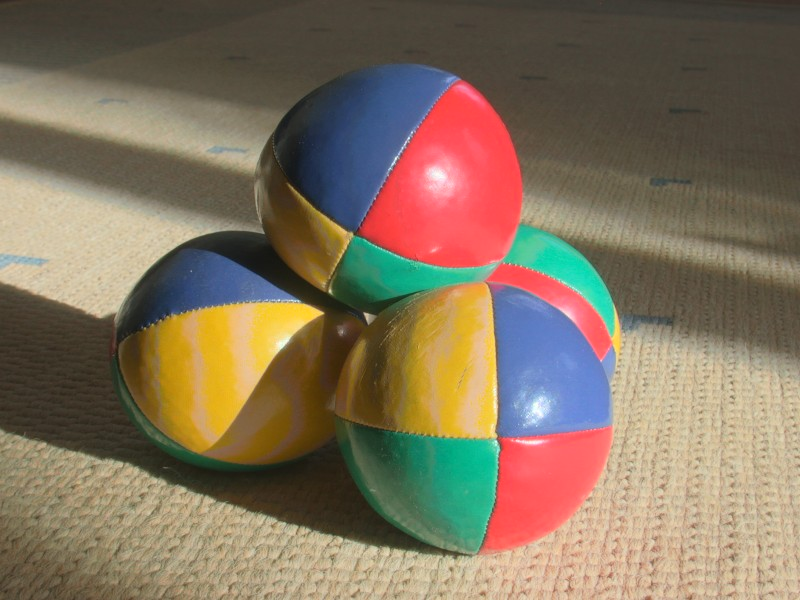
//> input picture sample.jpg, 800 x 600 px
$ ./ex7 sample.jpg   (built with g++ and OpenCV 4)
//> lines starting //> are read from the running program, lines starting //| are printed output that depends on the picture; after the words box and inside, x2 and y2 are one past the last pixel; in counts of white or black regions, pixels touching at a corner belong together
#include <iostream>
#include <opencv2/core.hpp>
#include <opencv2/highgui.hpp>
#include <opencv2/imgcodecs.hpp>
#include <opencv2/imgproc.hpp>
#include <chrono>

using namespace std;
using namespace cv;
using namespace std::chrono;

int main(int argc, char **argv){

    auto start = high_resolution_clock::now();

    if(argc < 2){
        cerr << "Usage: ./ex7 <input_img>\nExample: ./ex7 images/lena.ppm " << endl;
        return -1;
    }

    Mat image = imread(argv[1],CV_LOAD_IMAGE_COLOR);
//> image is the input picture: 600 rows x 800 cols, CV_8UC3; mean B, G, R 93.5, 114.7, 130.9
    Mat gray;
    cvtColor(image, gray, COLOR_BGR2GRAY);
    int numPixels = image.total();
//> numPixels = 480000

    vector<Mat> bgr_planes;
    split(image, bgr_planes);
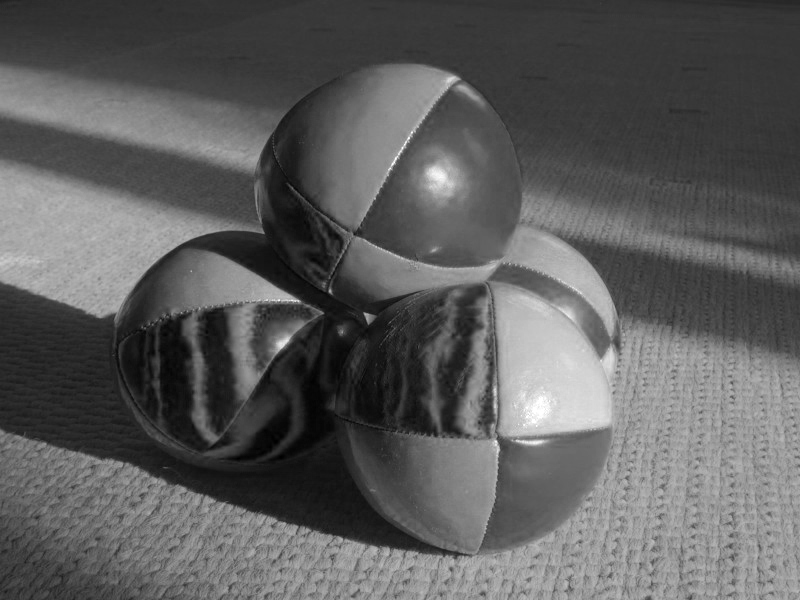
//> bgr_planes[0]: 600 rows x 800 cols, CV_8UC1; min 0, max 255, mean 93.5
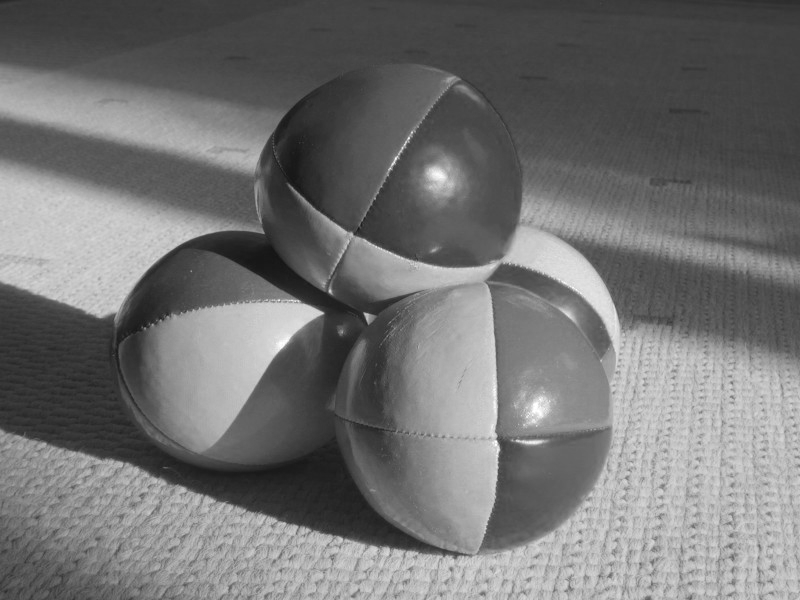
//> bgr_planes[1]: 600 rows x 800 cols, CV_8UC1; min 19, max 255, mean 114.7
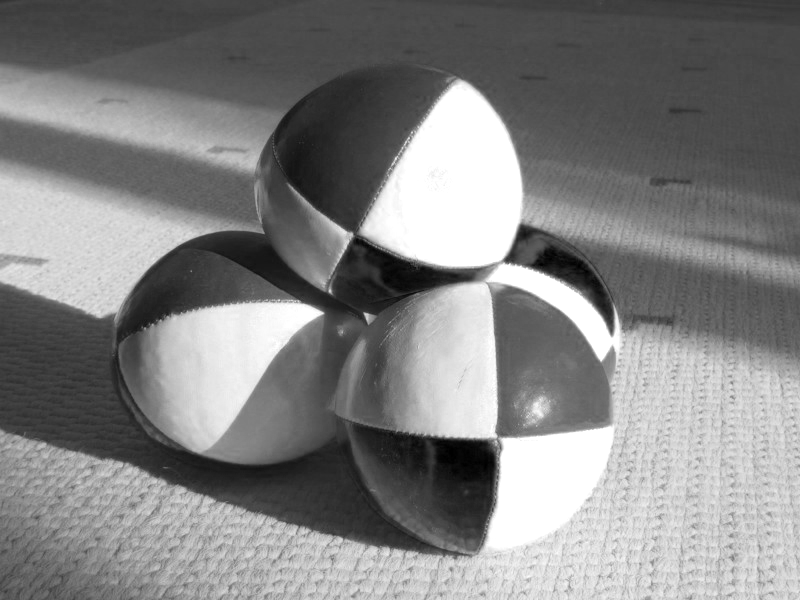
//> bgr_planes[2]: 600 rows x 800 cols, CV_8UC1; min 0, max 255, mean 130.9


    Mat histBlue = Mat::zeros(256, 1, CV_32F);
    Mat histRed = Mat::zeros(256, 1, CV_32F);
    Mat histGreen = Mat::zeros(256, 1, CV_32F);
    Mat hist2gray = Mat::zeros(256, 1, CV_32F);

    bgr_planes[0].convertTo(bgr_planes[0], CV_32F);
//> bgr_planes[0]: 600 rows x 800 cols, CV_32FC1
    bgr_planes[1].convertTo(bgr_planes[1], CV_32F);
//> bgr_planes[1]: 600 rows x 800 cols, CV_32FC1
    bgr_planes[2].convertTo(bgr_planes[2], CV_32F);
//> bgr_planes[2]: 600 rows x 800 cols, CV_32FC1
    gray.convertTo(gray, CV_32F);
//> gray: 600 rows x 800 cols, CV_32FC1

    double value, valueB, valueR, valueG;

    for (int i = 0; i < image.rows; i++)
    {
        for (int j = 0; j < image.cols; j++)
        {
            valueB = bgr_planes[0].at<float>(i,j);
            valueG = bgr_planes[1].at<float>(i,j);
            valueR = bgr_planes[2].at<float>(i,j);

            histBlue.at<float>(valueB) += 1;
            histRed.at<float>(valueR) += 1;
            histGreen.at<float>(valueG) += 1;


            value = gray.at<float>(i,j);
            hist2gray.at<float>(value) += 1;
        }
    }
//> this loop made 600 passes
//> (valueB, valueG, valueR, value) on passes 1 to 3: (41, 47, 58, 50), (40, 46, 57, 49), (40, 47, 56, 49)
//> after the loop, valueB = 154; valueG = 190; valueR = 208; histBlue = 256 values, max 16855 at index 56, min 8 at index 1, mean 1875; histRed = 256 values, max 29315 at index 255, min 32 at index 1, mean 1875; histGreen = 256 values, max 12612 at index 68, min 0 at index 0, mean 1875; value = 191; hist2gray = 256 values, max 13856 at index 68, min 0 at index 0, mean 1875


    Mat hist_img_blue(400, 512, CV_8UC3, Scalar(0, 0, 0));
    Mat hist_img_red(400, 512, CV_8UC3, Scalar(0, 0, 0));
    Mat hist_img_green(400, 512, CV_8UC3, Scalar(0, 0, 0));
    Mat hist_img_gray(400, 512, CV_8UC3, Scalar(0, 0, 0));
    Mat normalized_hist_blue, normalized_hist_red, normalized_hist_green, normalized_hist_gray;

    normalize(histBlue, normalized_hist_blue, 0, 400, NORM_MINMAX, -1, Mat());
//> normalized_hist_blue = 256 values, max 400 at index 56, min 0 at index 1, mean 44.33
    normalize(histRed, normalized_hist_red, 0, 400, NORM_MINMAX, -1, Mat());
//> normalized_hist_red = 256 values, max 400 at index 255, min 0 at index 1, mean 25.18
    normalize(histGreen, normalized_hist_green, 0, 400, NORM_MINMAX, -1, Mat());
//> normalized_hist_green = 256 values, max 400 at index 68, min 0 at index 0, mean 59.47
    normalize(hist2gray, normalized_hist_gray, 0, 400, NORM_MINMAX, -1, Mat());
//> normalized_hist_gray = 256 values, max 400 at index 68, min 0 at index 0, mean 54.13


    for(int i = 0; i < 256; i++){

        rectangle(hist_img_blue, Point(2 * i, hist_img_blue.rows - normalized_hist_blue.at<float>(i)),
			Point(2 * (i + 1), hist_img_blue.rows), Scalar(255,0,0), -1);

        rectangle(hist_img_red, Point(2 * i, hist_img_red.rows - normalized_hist_red.at<float>(i)),
			Point(2 * (i + 1), hist_img_red.rows), Scalar(0,0,255), -1);

        rectangle(hist_img_green, Point(2 * i, hist_img_green.rows - normalized_hist_green.at<float>(i)),
			Point(2 * (i + 1), hist_img_green.rows), Scalar(0,255,0), -1);

        rectangle(hist_img_gray, Point(2 * i, hist_img_gray.rows - normalized_hist_gray.at<float>(i)),
			Point(2 * (i + 1), hist_img_gray.rows), Scalar(255,255,255), -1);
    }
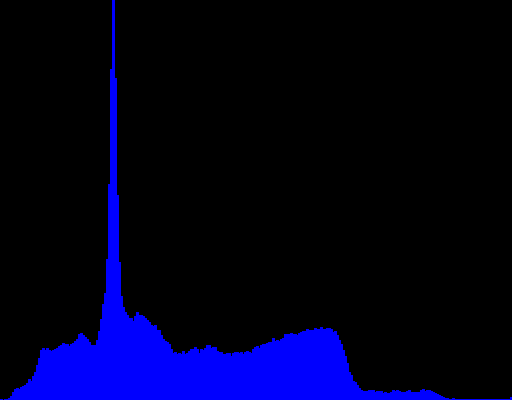
//> hist_img_blue: 400 rows x 512 cols, CV_8UC3; mean B, G, R 29.2, 0, 0
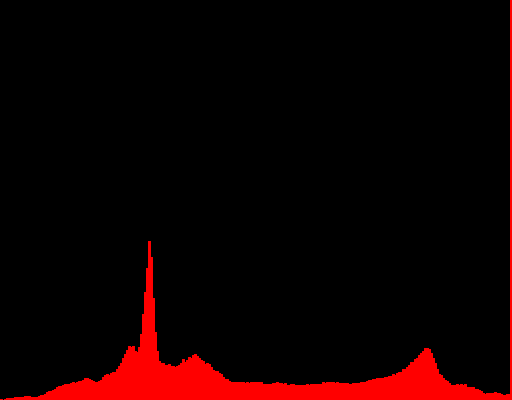
//> hist_img_red: 400 rows x 512 cols, CV_8UC3; mean B, G, R 0, 0, 16.7
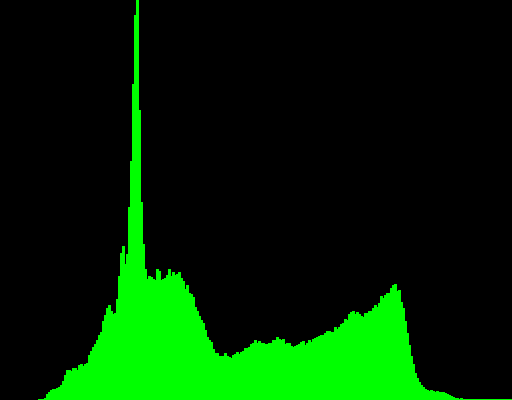
//> hist_img_green: 400 rows x 512 cols, CV_8UC3; mean B, G, R 0, 38.9, 0
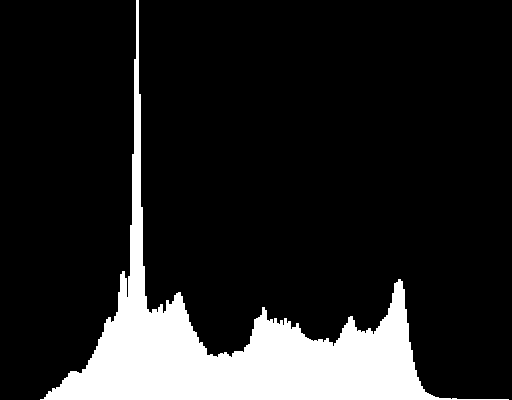
//> hist_img_gray: 400 rows x 512 cols, CV_8UC3; 14% white; 1 white region, box (x1, y1, x2, y2) and area: (40, 0, 509, 400) 28605

    // [15 lines of commented-out code are left out]

    double h1 = 0;
    for(int row = 0; row < histBlue.rows; ++row) {
        for(int col = 0; col < histBlue.cols; ++col) {
            double prob = (static_cast<double>(histBlue.at<float>(row,col))/static_cast<double>(numPixels));
            if(prob != 0){
                h1 = h1-prob*log2(prob);
            }
        }
    }
//> this loop made 256 passes
//> h1 on passes 1 to 3: 0.000324, 0.000589, 0.000999
//> after the loop, h1 = 7.35
    cout << "Entropy Blue: " << h1 << endl;
//| Entropy Blue: 7.35361

    double h2 = 0;
    for(int row = 0; row < histRed.rows; ++row) {
        for(int col = 0; col < histRed.cols; ++col) {
            double prob = (static_cast<double>(histRed.at<float>(row,col))/static_cast<double>(numPixels));
            if(prob != 0){
                h2 = h2-prob*log(prob);
            }
        }
    }
//> this loop made 256 passes
//> h2 on passes 1 to 3: 0.000955, 0.0016, 0.00295
//> after the loop, h2 = 5.18
    cout << "Entropy Red: " << h2 << endl;
//| Entropy Red: 5.18141

    double h3 = 0;
    for(int row = 0; row < histGreen.rows; ++row) {
        for(int col = 0; col < histGreen.cols; ++col) {
            double prob = (static_cast<double>(histGreen.at<float>(row,col))/static_cast<double>(numPixels));
            if(prob != 0){
                h3 = h3-prob*log2(prob);
            }
        }
    }
//> this loop made 256 passes
//> h3 on passes 1 to 3: 0, 0, 0
//> after the loop, h3 = 7.34
    cout << "Entropy Green: " << h3 << endl;
//| Entropy Green: 7.3405

    double h4 = 0;
    for(int row = 0; row < hist2gray.rows; ++row) {
        for(int col = 0; col < hist2gray.cols; ++col) {
            double prob = (static_cast<double>(hist2gray.at<float>(row,col))/static_cast<double>(numPixels));
            if(prob != 0){
                h4 = h4-prob*log2(prob);
            }
        }
    }
//> this loop made 256 passes
//> after the loop, h4 = 7.35
    cout << "Entropy Grayscale: " << h4 << endl;
//| Entropy Grayscale: 7.35495

    imwrite("histograms/blue_histogram.jpg",hist_img_blue);
    imwrite("histograms/red_histogram.jpg",hist_img_red);
    imwrite("histograms/green_histogram.jpg",hist_img_green);
    imwrite("histograms/grayscale_histogram.jpg",hist_img_gray);

    auto stop = high_resolution_clock::now();
    auto duration = duration_cast<microseconds>(stop - start);
    cout << "Processing Time: " << duration.count() << endl;

    return 0;
}
